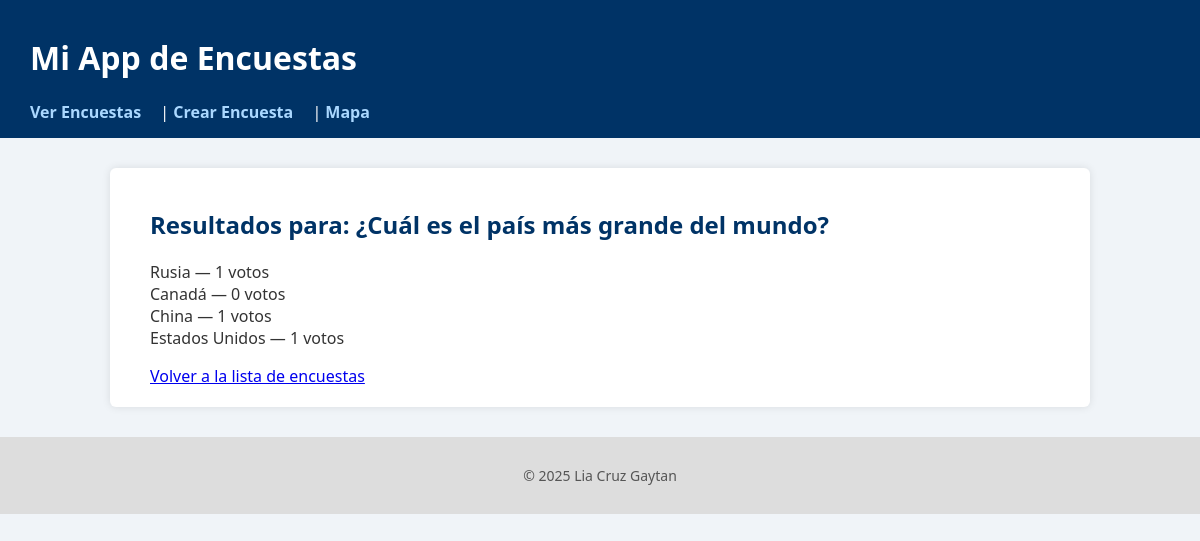
The app's page /polls/2/results/ with its own data.
### polls/models.py (models this page shows, shortened)
class Question(models.Model):
    question_text = models.CharField(max_length=200)
    pub_date = models.DateTimeField("date published")

class Choice(models.Model):
    question = models.ForeignKey(Question, on_delete=models.CASCADE)
    choice_text = models.CharField(max_length=200)
    votes = models.IntegerField(default=0)

### polls/views.py (the view)
# urls.py: path("<int:question_id>/results/", views.results, name="results"), # Resultados
def results(request, question_id):
    question = get_object_or_404(Question, pk=question_id)
    return render(request, 'polls/results.html', {'question': question})

### polls/templates/polls/results.html (shortened to what this page needs)
{% extends 'polls/base.html' %}
{% block content %}
<h2>Resultados para: {{ question.question_text }}</h2>
<ul>
  {% for choice in question.choice_set.all %}
    <li>{{ choice.choice_text }} — {{ choice.votes }} votos</li>
  {% endfor %}
</ul>
<a href="{% url 'polls:index' %}">Volver a la lista de encuestas</a>
{% endblock %}

### polls/templates/polls/base.html (shortened to what this page needs)
<!DOCTYPE html>
<html lang="es">
<head>
    {% load static %}
    <link rel="stylesheet" href="{% static 'polls/style.css' %}" />
</head>
<body>
    <header>
        <h1><a href="{% url 'polls:inicio' %}">Mi App de Encuestas</a></h1>
        <nav>
            <a href="{% url 'polls:index' %}">Ver Encuestas</a> |
            <a href="{% url 'polls:crear_encuesta' %}">Crear Encuesta</a> |
            <a href="{% url 'polls:mapa' %}">Mapa</a>
        </nav>
    </header>
    <main>
        {% block content %}
        {% endblock %}
    </main>
    <footer>
        <p>© 2025 Lia Cruz Gaytan</p>
    </footer>
</body>
</html>

### polls/static/polls/style.css (style rules this page uses)
body { font-family: 'Segoe UI', Tahoma, Geneva, Verdana, sans-serif; background-color: #f0f4f8; color: #333; margin: 0; padding: 0; }
header { background-color: #003366; color: white; padding: 15px 30px; }
header a { color: white; text-decoration: none; }
nav { margin-top: 8px; }
nav a { margin-right: 15px; color: #aad8ff; font-weight: 600; text-decoration: none; }
main { max-width: 900px; margin: 30px auto; background-color: white; padding: 20px 40px; box-shadow: 0 0 8px rgba(0,0,0,0.1); border-radius: 6px; }
footer { text-align: center; background-color: #ddd; padding: 15px 0; margin-top: 30px; font-size: 14px; color: #555; }
h1, h2, h3 { color: #003366; }
ul { list-style: none; padding: 0; }

### records on screen
Question: question_text "¿Cuál es el país más grande del mundo?"
Choice: choice_text "Rusia", votes "1"
Choice: choice_text "Canadá", votes "0"
Choice: choice_text "China", votes "1"
Choice: choice_text "Estados Unidos", votes "1"
